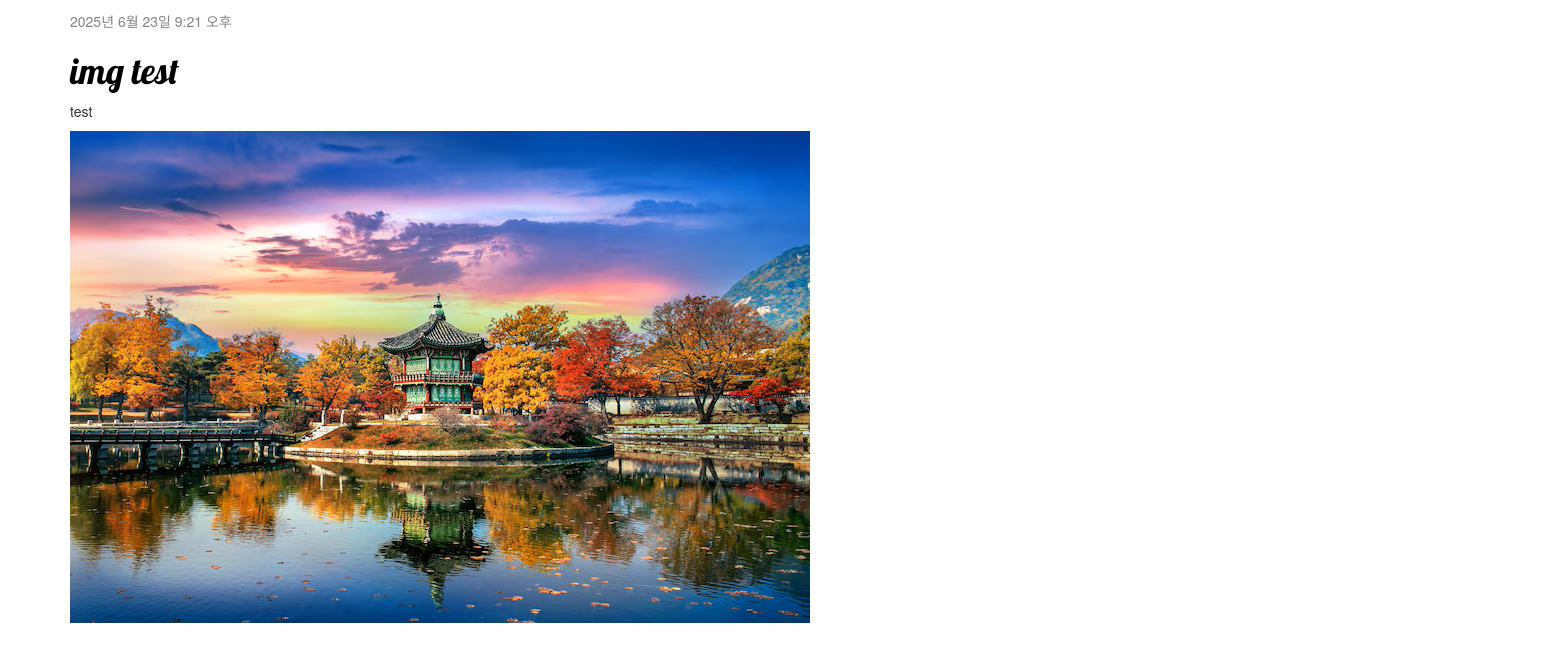
Before: / (lower part) with the older database file.
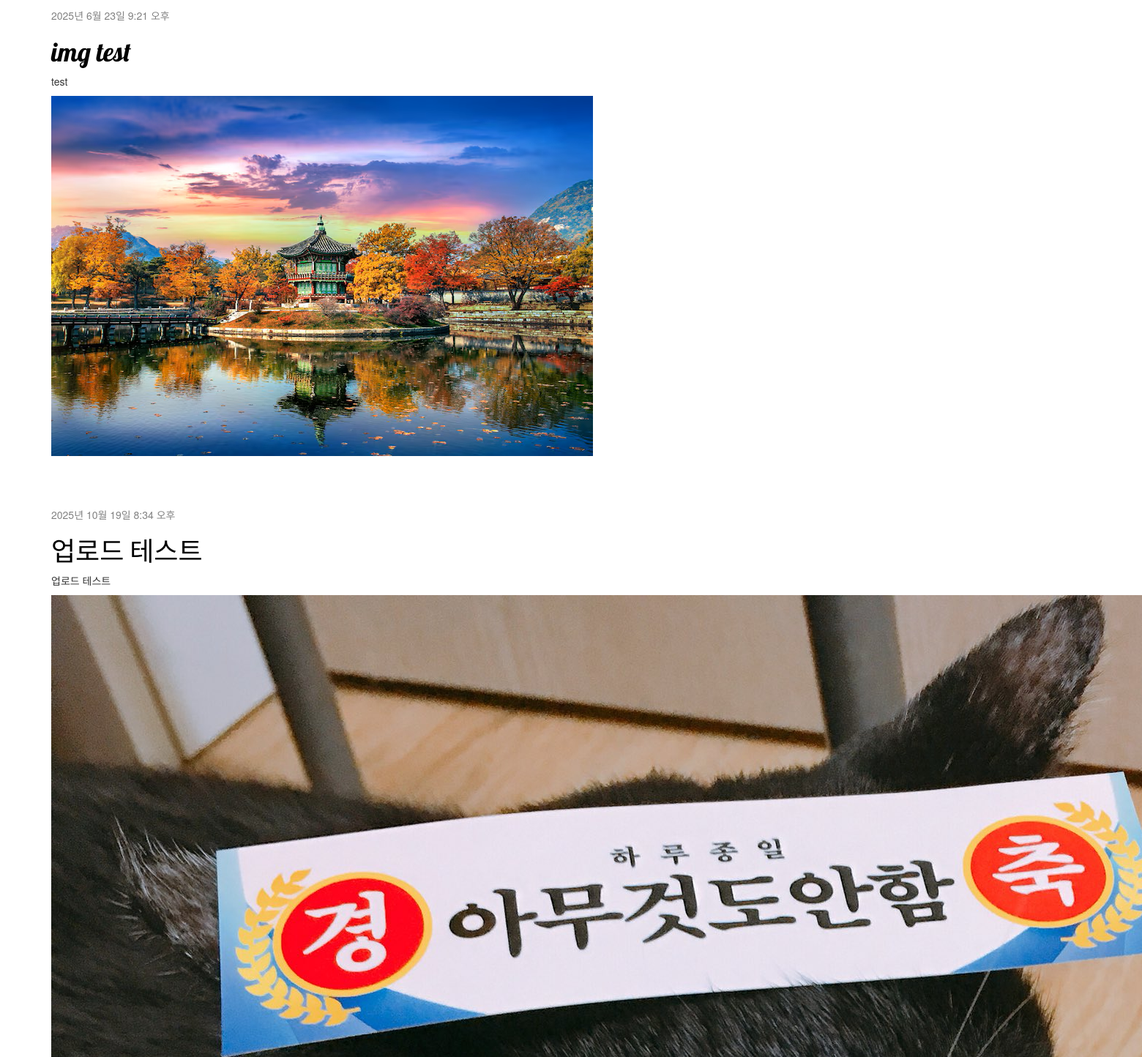
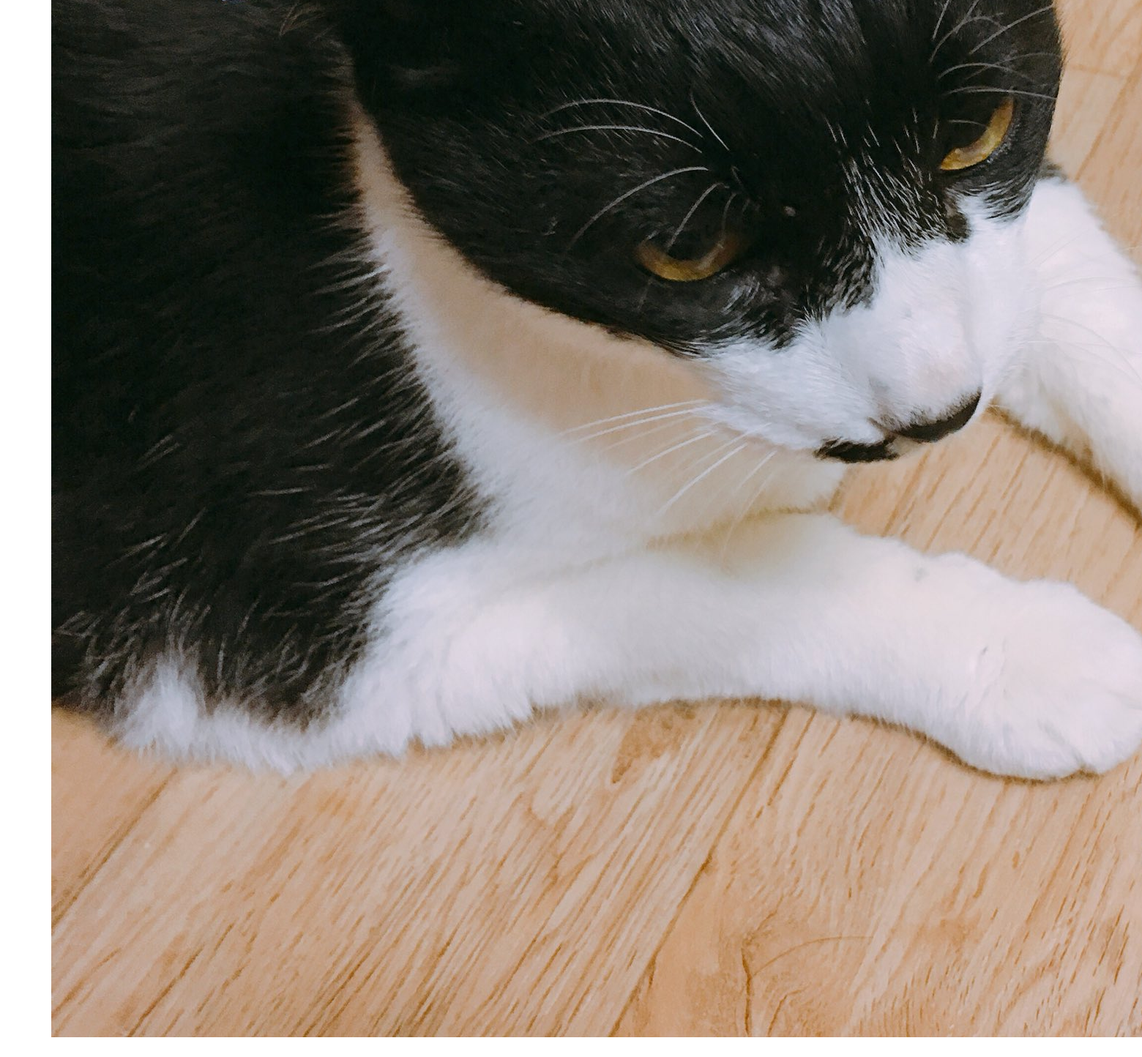
After: the same page with the newer database file (2 pictures, top to bottom).
### blog/models.py (models this page shows, shortened)
class Post(models.Model):
    author = models.ForeignKey(settings.AUTH_USER_MODEL, on_delete=models.CASCADE, default=1)
    title = models.CharField(max_length=200)
    text = models.TextField()
    created_date = models.DateTimeField(default=timezone.now)
    published_date = models.DateTimeField(blank=True, null=True)
    image = models.ImageField(upload_to='intruder_image/%Y/%m/%d/', default='intruder_image/default_error.png')

### blog/views.py (the view)
# urls.py: path('', views.post_list, name='post_list'),
def post_list(request):
    posts = Post.objects.filter(published_date__lte=timezone.now()).order_by('published_date')
    return render(request, 'blog/post_list.html', {'posts': posts})

### blog/templates/blog/post_list.html (shortened to what this page needs)
{% extends 'blog/base.html' %}
{% load static %}
                {% block content %}
                {% for post in posts %}
                <div class="post">
                    <div class="date">
                        {{ post.published_date }}
                    </div>
                    <h1><a href="{% url 'post_detail' pk=post.pk %}">{{ post.title }}</a></h1>
                    <p>{{ post.text|linebreaksbr }}</p>
                    {% if post.image %}
                        <img src="{{ post.image.url }}" class="rounded intruder-image-list" alt="{{ post.title }}">
                    {% endif %}
                </div>
                {% endfor %}
                {% endblock %}

Changed rows visible on the page:
added Post: published_date "2025년 10월 19일 8:34 오후", title "업로드 테스트", text "업로드 테스트", image (picture)
